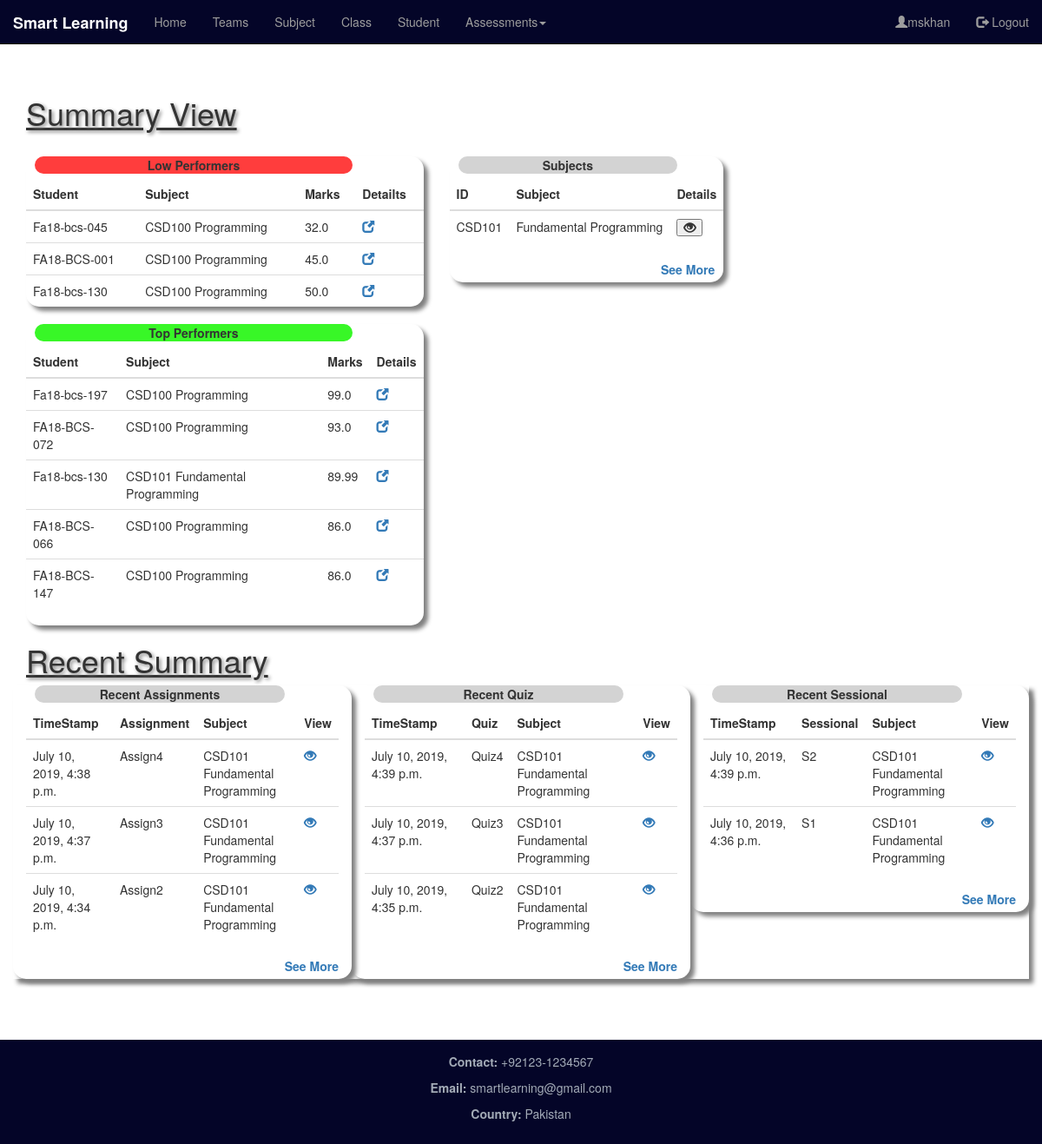
Screenshot of /dashboard/ (signed in) with the database file from the repository.
### dashboard_app/models.py (models this page shows, shortened)
class total_performance(models.Model):
    TimeStamp= models.DateTimeField(auto_now_add=True)
    Student_perf=models.OneToOneField(Student_Enroll, on_delete=models.CASCADE)
    total=models.FloatField(max_length=4)
    purpose=models.CharField(max_length=100,null=True, blank=True)

class Student_Enroll(models.Model):
    s_class=models.ForeignKey(Class, on_delete=models.CASCADE )
    s_subject=models.ForeignKey(Subject, on_delete=models.CASCADE)
    s_student= models.ForeignKey(Student, on_delete=models.CASCADE)
    class Meta:
        unique_together = (('s_subject', 's_student','s_class'),)
    def __str__(self):
        return str(self.s_student)

class Student(models.Model):
    s_roll_number=models.CharField(max_length=15, primary_key=True)
    s_first_name=models.CharField(max_length=256)
    s_last_name=models.CharField(max_length=256)
    s_gender=models.CharField(max_length=1, choices=gender_list)
    s_department=models.CharField(max_length=3, choices=department_list)
    def __str__(self):
        return self.s_roll_number

class Subject(models.Model):
    sub_teacher=models.ForeignKey(Teacher, on_delete=models.CASCADE)
    sub_id=models.CharField(max_length=20, primary_key=True)
    sub_name=models.CharField(max_length=100)
    def __str__(self):
        return  self.sub_id+" "+self.sub_name + " "

class Assignment(models.Model):
    TimeStamp=models.DateTimeField(auto_now_add=True)
    ass_teacher=models.ForeignKey(Teacher, on_delete=models.CASCADE)
    ass_subject=models.ForeignKey(Subject, on_delete=models.CASCADE)
    ass_class=models.ForeignKey(Class,on_delete=models.CASCADE)
    ass_number=models.IntegerField()
    ass_title=models.CharField(max_length=256)
    ass_total_marks=models.FloatField(max_length=4)
    class Meta:
        unique_together = (('ass_subject', 'ass_title'),)

class Quiz(models.Model):
    TimeStamp=models.DateTimeField(auto_now_add=True)
    quiz_teacher=models.ForeignKey(Teacher, on_delete=models.CASCADE)
    quiz_subject=models.ForeignKey(Subject, on_delete=models.CASCADE)
    quiz_class=models.ForeignKey(Class,on_delete=models.CASCADE)
    quiz_number=models.IntegerField()
    quiz_title=models.CharField(max_length=256)
    quiz_total_marks=models.FloatField(max_length=4)
    class Meta:
        unique_together = (('quiz_subject', 'quiz_title'),)

class Enroll_Sessional(models.Model):
    TimeStamp=models.DateTimeField(auto_now_add=True)
    ses_teacher=models.ForeignKey(Teacher, on_delete=models.CASCADE)
    ses_subject=models.ForeignKey(Subject, on_delete=models.CASCADE)
    ses_class=models.ForeignKey(Class,on_delete=models.CASCADE)
    ses_number=models.IntegerField()
    ses_title=models.CharField(max_length=256)
    ses_total_marks=models.FloatField(max_length=4)
    class Meta:
        unique_together = (('ses_subject', 'ses_title'),)

### dashboard_app/views.py (the view, shortened to what this page needs)
# urls.py: path('', views.Dashboard_View, name='dashboard_page'),
def Dashboard_View(request):
    if request.user.is_authenticated:
        if request.session.has_key('username'):
            name=request.session['username']
            json_dict=dict()
            ca_user=User.objects.get(username=request.user)
            c_user=Teacher.objects.get(t_teacher=ca_user)
            Sub_view=Subject.objects.filter(sub_teacher=c_user)
            stud_view=Student_Enroll.objects.filter(s_subject=Sub_view)
            pre_st=predictions.objects.all()
            top_s=total_performance.objects.all().order_by('-total')[:5]
            bad_s=total_performance.objects.all().order_by('total')[:3]
            ass_sum=Assignment.objects.all().order_by('-TimeStamp')[:3]
            quiz_sum=Quiz.objects.all().order_by('-TimeStamp')[:3]
            ses_sum=Enroll_Sessional.objects.all().order_by('-TimeStamp')[:3]
            if len(Sub_view) != 0:
                return render(request, "dashboard_app/index.html",{'name':name, 'sub_view':Sub_view,'stud_view':stud_view, 'pre_st':pre_st,'top_s':top_s,'bad_s':bad_s , 'ass_sum':ass_sum,'quiz_sum':quiz_sum, 'ses_sum':ses_sum})
            else:
                return render(request, "dashboard_app/welcome.html")
        else:
            return redirect('/')
    return redirect('/')

### templates/dashboard_app/index.html (shortened to what this page needs)
<!DOCTYPE html>
{% extends "base.html" %}
{% load staticfiles %}
{% block body_block %}
<br><br>
  <h1 style="text-shadow: 2px 2px 4px grey"><u>Summary View</u></h1><br>
<div class="row">
  <div class="col-sm-5">
    <div id="poor_performers" style="border-radius: 15px; box-shadow: 5px 5px 5px grey;">
      <label style="margin-left: 10px; background-color: #ff3d3d; width: 80%; border-radius: 15px; text-align: center; ">Low Performers</label>
      <table class="table table-hover">
        <thead>
          <th>Student</th>
          <th>Subject</th>
          <th>Marks</th>
          <th>Detailts</th>
        </thead>
        <tbody>
          {% for i in bad_s %}
          <tr>
            <td>{{i.Student_perf}}</td>
            <td>{{i.Student_perf.s_subject}}</td>
            <td>{{i.total}}</td>
            <td><a href="{% url 'dashboard_app:student_detail_page' i.Student_perf %}" class="glyphicon glyphicon-new-window"></a></td>
          </tr>
          {% endfor %}
        </tbody>
      </table>
    </div>
    <div class="table-responsive" style="box-shadow: 5px 5px 5px grey; border-radius: 15px; margin-top: 5px">
      <label style="margin-left: 10px; background-color: #38f727; width: 80%; border-radius: 15px; text-align: center;">Top Performers</label>
      <table class="table table-hover">
        <thead>
          <th>Student</th>
          <th>Subject</th>
          <th>Marks</th>
          <th>Details</th>
        </thead>
        <tbody>
          {% for v in top_s %}
          <tr>
            <td>{{v.Student_perf}}</td>
            <td>{{v.Student_perf.s_subject}}</td>
            <td>{{v.total}}</td>
            <td><a href="{% url 'dashboard_app:student_detail_page' v.Student_perf %}" class="glyphicon glyphicon-new-window"></a></td>
          </tr>
          {% endfor %}
        </tbody>
      </table>
    </div>
  </div>
  <div  class="col-sm-7" style=" width: auto;">
    <div class="table-responsive" style="box-shadow: 5px 5px 5px grey; border-radius: 15px; margin-bottom: 5px">
    <label style="margin-left: 10px;background-color: lightgrey; width: 80%; border-radius: 15px; text-align: center;">Subjects</label>
    <table class="table table-hover">
      <thead>
        <tr>
          <th>ID</th>
          <th>Subject</th>
          <th>Details</th>
        </tr>
      </thead>
      <tbody id="myTable">
        {% for val in sub_view %}
        <tr>
          <td>{{val.sub_id}}</td>
          <td>{{val.sub_name}}</td>
          <td ><button type= "button" class=" view_btn student_info glyphicon glyphicon-eye-open" value="{{val.sub_id}}"></button></td>
        </tr>
        {% endfor %}
      </tbody>
</table>
    <label style="float: right; margin-right: 10px"><a href="{% url 'dashboard_app:enroll_subject_page' %}">See More</a></label>
    </div>
  </div>
</div>
<h1 style="text-shadow: 2px 2px 4px grey"><u>Recent Summary</u></h1>
<div class="row" style=" margin-top:10px ;box-shadow: 5px 5px 5px grey;">
  <div class="col-sm-4" id="Assignment" style="box-shadow: 5px 5px 5px grey; border-radius: 15px">
    <label style="margin-left: 10px;background-color:  lightgrey; width: 80%; border-radius: 15px; text-align: center;">Recent Assignments</label>
    {% if ass_sum.count == 0 %}
    <p>No Record Yet. <a href="">Add Assignment</a></p>
    {% else %}
    <table class="table table-hover">
      <thead>
        <th>TimeStamp</th>
        <th>Assignment</th>
        <th>Subject</th>
        <th>View</th>
      </thead>
      <tbody>
        {% for i in ass_sum %}
        <tr>
          <td>{{i.TimeStamp}}</td>
          <td>{{i.ass_title}}</td>
          <td>{{i.ass_subject}}</td>
          <td><a href="{% url 'dashboard_app:assign_marks_view' i.pk %}" class="glyphicon glyphicon-eye-open"></a></td>
        </tr>
        {% endfor %}
      </tbody>
    </table>
    <label style="float: right;"><a href="{% url 'dashboard_app:enroll_assignment_page' %}">See More</a></label>
    {% endif %}
  </div>
  <div class="col-sm-4" id="quiz" style="box-shadow: 5px 5px 5px grey; border-radius: 15px">
    <label style="margin-left: 10px; background-color:  lightgrey; width: 80%; border-radius: 15px; text-align: center;">Recent Quiz</label>
    {% if quiz_sum.count == 0 %}
    <p>No Record Yet. <a href="">Add Quiz</a></p>
    {% else %}
    <table class="table table-hover" >
      <thead>
        <th>TimeStamp</th>
        <th>Quiz</th>
        <th>Subject</th>
        <th>View</th>
      </thead>
      <tbody>
        {% for i in quiz_sum %}
        <tr>
          <td>{{i.TimeStamp}}</td>
          <td>{{i.quiz_title}}</td>
          <td>{{i.quiz_subject}}</td>
          <td><a href="{% url 'dashboard_app:quiz_marks_view' i.pk %}" class="glyphicon glyphicon-eye-open"></a></td>
        </tr>
        {% endfor %}
      </tbody>
    </table>
    {% endif %}
    <label style="float: right;"><a href="{% url 'dashboard_app:enroll_quiz_page' %}">See More</a></label>
  </div>
  <div class="col-sm-4" id="Sessional" style="box-shadow: 5px 5px 5px grey; border-radius: 15px">
    <label style="margin-left: 10px; background-color:  lightgrey; width: 80%; border-radius: 15px; text-align: center;">Recent Sessional</label>
    {% if ses_sum.count == 0 %}
    <p>No Record Yet. <a href="">Add Sessional</a></p>
    {% else %}
    <table class="table table-hover">
      <thead>
        <th>TimeStamp</th>
        <th>Sessional</th>
        <th>Subject</th>
        <th>View</th>
      </thead>
      <tbody>
        {% for i in ses_sum %}
        <tr>
          <td>{{i.TimeStamp}}</td>
          <td>{{i.ses_title}}</td>
          <td>{{i.ses_subject}}</td>
          <td><a href="{% url 'dashboard_app:sessional_marks_view' i.pk %}" class="glyphicon glyphicon-eye-open"></a></td>
        </tr>
        {% endfor %}
      </tbody>
    </table>
    {% endif %}
    <label style="float: right;"><a href="{% url 'dashboard_app:enroll_sessional_page' %}">See More</a></label>
  </div>
</div>
<br>
{% endblock %}

### templates/base.html (shortened to what this page needs)
<!DOCTYPE html>
{% load staticfiles %}
<html lang="en">
<head>
  <link rel="stylesheet" href="https://maxcdn.bootstrapcdn.com/bootstrap/3.3.2/css/bootstrap.min.css">
  <link rel="stylesheet" href="https://maxcdn.bootstrapcdn.com/bootstrap/3.4.0/css/bootstrap.min.css">
  <link rel="stylesheet" href="{% static "dashboard_app/css/main.css"%}">
  <link rel="stylesheet" href="//code.jquery.com/ui/1.12.1/themes/base/jquery-ui.css">
</head>
<body>
  <nav class="navbar navbar-inverse navbar-fixed-top ">
    <div class="container-fluid">
      <div class="navbar-header">
        <a class="navbar-brand" href="{% url 'dashboard_app:dashboard_page' %}"><b>Smart Learning</b></a>
      </div>
      <div class="collapse navbar-collapse" id="myNavbar">
        <ul class="nav navbar-nav">
          <li id="home_li"><a href="{% url 'dashboard_app:dashboard_page' %}">Home</a></li>
          <li id="team_li"><a href="{% url 'dashboard_app:group_page' %}">Teams</a></li>
          <li id="subject_li"><a href="{% url 'dashboard_app:enroll_subject_page' %}">Subject</a></li>
          <li><a href="{% url 'dashboard_app:enroll_class_page' %}">Class</a></li>
          <li><a href="{% url 'dashboard_app:enroll_student_class_page' %}">Student</a></li>
          <li id="add_li" class="dropdown"><a class="dropdown-toggle" data-toggle="dropdown" href="{% url 'dashboard_app:enroll_class_page' %}">Assessments<span class="caret"></span></a>
          </li>
        </ul>
        <ul class="nav navbar-nav navbar-right">
          <li><a ><span class="glyphicon glyphicon-user"></span>{{ name }}</a></li>
          <li><a href="{% url 'login_app:logout_page' %}"><span class="glyphicon glyphicon-log-out"></span> Logout</a></li>
        </ul>
      </div>
    </div>
  </nav>
<div class="container-fluid text-center">
  <div class="row content">
    <div class="col-xs-12 text-left">
      <div class="container">
        {% block body_block %}
        {% endblock %}
      </div>
    </div>
  </div>
</div>
<footer class="container-fluid text-center" style="margin-top: 50px;">
  <p><b>Contact:</b> +92123-1234567</p>
  <p><b>Email:</b> smartlearning@gmail.com</p>
  <p><b>Country:</b> Pakistan</p>
</footer>
</body>
</html>

### statics/dashboard_app/css/main.css (style rules this page uses)
.navbar { margin-bottom: 0; border-radius: 0; background-color:#040528; }
.container { height: 110% auto; margin-top: 50px; }
.row.content { height: 450px }
footer { background-color:#040528; color: #a3abb7; padding: 15px; bottom:0px; height:20%; }

### rows the page displays
total_performance: Student_perf "Fa18-bcs-045", Student_perf.s_subject "CSD100 Programming", total "32.0"
total_performance: Student_perf "FA18-BCS-001", Student_perf.s_subject "CSD100 Programming", total "45.0"
total_performance: Student_perf "Fa18-bcs-130", Student_perf.s_subject "CSD100 Programming", total "50.0"
total_performance: Student_perf "Fa18-bcs-197", Student_perf.s_subject "CSD100 Programming", total "99.0"
total_performance: Student_perf "FA18-BCS-072", Student_perf.s_subject "CSD100 Programming", total "93.0"
total_performance: Student_perf "Fa18-bcs-130", Student_perf.s_subject "CSD101 Fundamental Programming", total "89.99"
total_performance: Student_perf "FA18-BCS-066", Student_perf.s_subject "CSD100 Programming", total "86.0"
total_performance: Student_perf "FA18-BCS-147", Student_perf.s_subject "CSD100 Programming", total "86.0"
Subject: sub_id "CSD101", sub_name "Fundamental Programming"
Assignment: TimeStamp "July 10, 2019, 4:38 p.m.", ass_title "Assign4", ass_subject "CSD101 Fundamental Programming"
Assignment: TimeStamp "July 10, 2019, 4:37 p.m.", ass_title "Assign3", ass_subject "CSD101 Fundamental Programming"
Assignment: TimeStamp "July 10, 2019, 4:34 p.m.", ass_title "Assign2", ass_subject "CSD101 Fundamental Programming"
Quiz: TimeStamp "July 10, 2019, 4:39 p.m.", quiz_title "Quiz4", quiz_subject "CSD101 Fundamental Programming"
Quiz: TimeStamp "July 10, 2019, 4:37 p.m.", quiz_title "Quiz3", quiz_subject "CSD101 Fundamental Programming"
Quiz: TimeStamp "July 10, 2019, 4:35 p.m.", quiz_title "Quiz2", quiz_subject "CSD101 Fundamental Programming"
Enroll_Sessional: TimeStamp "July 10, 2019, 4:39 p.m.", ses_title "S2", ses_subject "CSD101 Fundamental Programming"
Enroll_Sessional: TimeStamp "July 10, 2019, 4:36 p.m.", ses_title "S1", ses_subject "CSD101 Fundamental Programming"

### other values shown
{{ name }} "mskhan"
